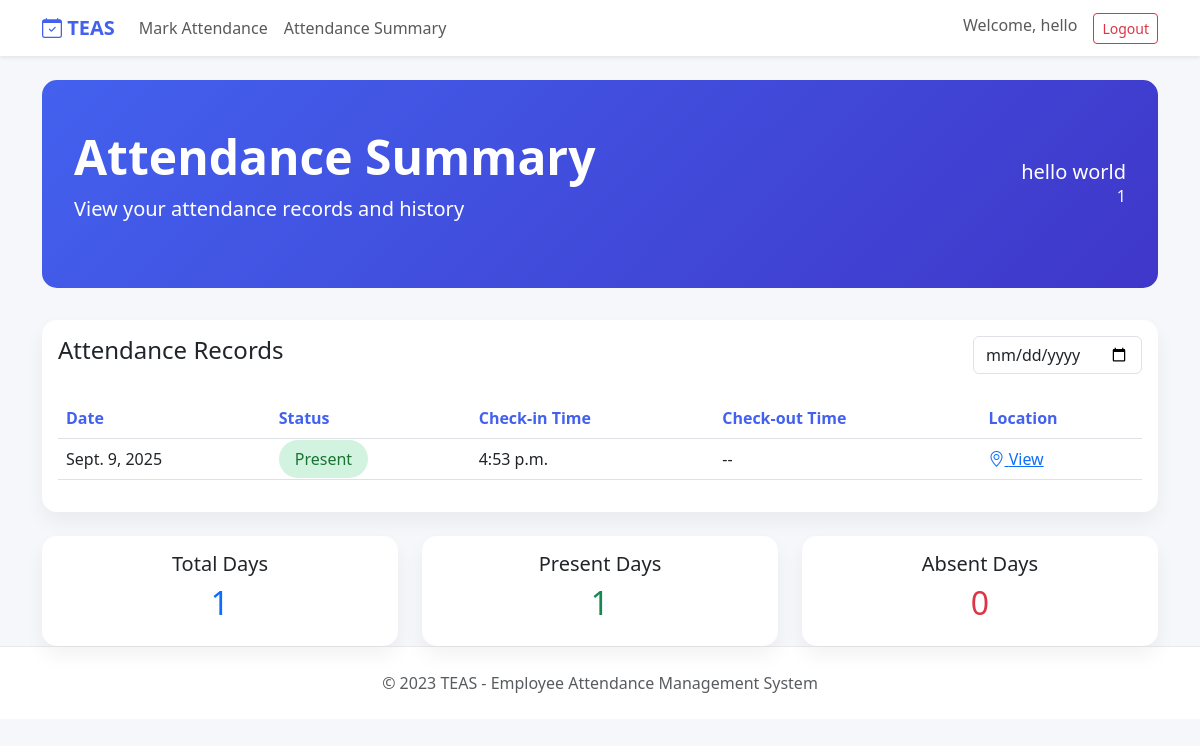
/attendance-summary/ (signed in), run on the app's committed database.
### TEAS/models.py (models this page shows, shortened)
class Employee(models.Model):
    user = models.OneToOneField(User, on_delete=models.CASCADE)
    employee_id = models.CharField(max_length=20, unique=True)
    phone = models.CharField(max_length=15, blank=True, null=True)
    department = models.CharField(max_length=100, blank=True, null=True)
    position = models.CharField(max_length=100, blank=True, null=True)
    created_at = models.DateTimeField(auto_now_add=True)

class Attendance(models.Model):
    STATUS_CHOICES = [
        ("present", "Present"),
        ("absent", "Absent"),
        ("late", "Late"),
        ("leave", "Leave"),
    ]
    employee = models.ForeignKey(Employee, on_delete=models.CASCADE)
    date = models.DateField()
    status = models.CharField(max_length=10, choices=STATUS_CHOICES, default="present")
    check_in_time = models.TimeField(blank=True, null=True)
    check_out_time = models.TimeField(blank=True, null=True)
    latitude = models.DecimalField(
        max_digits=9,
        decimal_places=6,
        blank=True,
        null=True,
        validators=[MinValueValidator(-90), MaxValueValidator(90)],
    )
    longitude = models.DecimalField(
        max_digits=9,
        decimal_places=6,
        blank=True,
        null=True,
        validators=[MinValueValidator(-180), MaxValueValidator(180)],
    )
    created_at = models.DateTimeField(auto_now_add=True)
    updated_at = models.DateTimeField(auto_now=True)
    class Meta:
        unique_together = ("employee", "date")

### TEAS/views.py (the view)
# urls.py: path("attendance-summary/", views.attendance_summary, name="attendance_summary"),
@login_required
def attendance_summary(request):
    attendances = Attendance.objects.filter(employee__user=request.user).order_by(
        "-date"
    )
    total_days = attendances.count()
    present_days = attendances.filter(status="present").count()
    absent_days = attendances.filter(status="absent").count()
    context = {
        "attendances": attendances,
        "total_days": total_days,
        "present_days": present_days,
        "absent_days": absent_days,
    }
    return render(request, "TEAS/attendance_summary.html", context)

### templates/TEAS/attendance_summary.html
{% extends 'TEAS/base.html' %}
{% block content %}
<div class="hero-section">
    <div class="row align-items-center">
        <div class="col-md-8">
            <h1 class="display-5 fw-bold">Attendance Summary</h1>
            <p class="lead">View your attendance records and history</p>
        </div>
        <div class="col-md-4 text-end">
            <div class="h5 mb-0">{{ user.first_name }} {{ user.last_name }}</div>
            <div class="text-light">{{ user.employee.employee_id }}</div>
        </div>
    </div>
</div>
<div class="card">
    <div class="card-body">
        <div class="d-flex justify-content-between align-items-center mb-4">
            <h4 class="card-title">Attendance Records</h4>
            <div>
                <input type="date" class="form-control" id="filterDate">
            </div>
        </div>
        <div class="table-responsive">
            <table class="table table-hover attendance-table">
                <thead>
                    <tr>
                        <th>Date</th>
                        <th>Status</th>
                        <th>Check-in Time</th>
                        <th>Check-out Time</th>
                        <th>Location</th>
                    </tr>
                </thead>
                <tbody id="attendanceTableBody">
                    {% for attendance in attendances %}
                    <tr>
                        <td>{{ attendance.date }}</td>
                        <td>
                            <span class="status-badge status-{{ attendance.status }}">
                                {{ attendance.get_status_display }}
                            </span>
                        </td>
                        <td>{{ attendance.check_in_time|default:"--" }}</td>
                        <td>{{ attendance.check_out_time|default:"--" }}</td>
                        <td>
                            {% if attendance.latitude and attendance.longitude %}
                            <a href="https://www.google.com/maps?q={{ attendance.latitude }},{{ attendance.longitude }}" target="_blank">
                                <i class="bi bi-geo-alt"></i> View
                            </a>
                            {% else %}
                            --
                            {% endif %}
                        </td>
                    </tr>
                    {% empty %}
                    <tr>
                        <td colspan="5" class="text-center">No attendance records found</td>
                    </tr>
                    {% endfor %}
                </tbody>
            </table>
        </div>
    </div>
</div>
<div class="row mt-4">
    <div class="col-md-4">
        <div class="card">
            <div class="card-body text-center">
                <h5 class="card-title">Total Days</h5>
                <h2 class="text-primary">{{ total_days }}</h2>
            </div>
        </div>
    </div>
    <div class="col-md-4">
        <div class="card">
            <div class="card-body text-center">
                <h5 class="card-title">Present Days</h5>
                <h2 class="text-success">{{ present_days }}</h2>
            </div>
        </div>
    </div>
    <div class="col-md-4">
        <div class="card">
            <div class="card-body text-center">
                <h5 class="card-title">Absent Days</h5>
                <h2 class="text-danger">{{ absent_days }}</h2>
            </div>
        </div>
    </div>
</div>
{% endblock %}

### templates/TEAS/base.html (shortened to what this page needs)
<!DOCTYPE html>
<html lang="en">
<head>
    <link href="https://cdn.jsdelivr.net/npm/bootstrap@5.3.0/dist/css/bootstrap.min.css" rel="stylesheet">
    <link rel="stylesheet" href="https://cdn.jsdelivr.net/npm/bootstrap-icons@1.10.0/font/bootstrap-icons.css">
</head>
<body>
    <nav class="navbar navbar-expand-lg navbar-light bg-white shadow-sm">
        <div class="container">
            <a class="navbar-brand" href="#">
                <i class="bi bi-calendar-check"></i> TEAS
            </a>
            <div class="collapse navbar-collapse" id="navbarNav">
                <ul class="navbar-nav me-auto">
                    <li class="nav-item">
                        <a class="nav-link" href="/mark-attendance/">Mark Attendance</a>
                    </li>
                    <li class="nav-item">
                        <a class="nav-link" href="/attendance-summary/">Attendance Summary</a>
                    </li>
                </ul>
                <ul class="navbar-nav">
                    {% if user.is_authenticated %}
                    <li class="nav-item">
                        <span class="navbar-text me-3">Welcome, {{ user.first_name }}</span>
                    </li>
                    <li class="nav-item">
                        <a class="btn btn-outline-danger btn-sm" href="/logout/">Logout</a>
                    </li>
                    {% endif %}
                </ul>
            </div>
        </div>
    </nav>
    <div class="container mt-4">
        {% block content %}{% endblock %}
    </div>
    <footer class="footer mt-auto">
        <div class="container text-center">
            <span class="text-muted">© 2023 TEAS - Employee Attendance Management System</span>
        </div>
    </footer>
</body>
</html>

### templates/TEAS/base.html (style rules this page uses)
:root { --primary-color: #4361ee; --secondary-color: #3f37c9; --success-color: #4cc9f0; --light-bg: #f8f9fa; --dark-text: #212529; }
body { background-color: #f5f7fb; font-family: 'Segoe UI', Tahoma, Geneva, Verdana, sans-serif; }
.navbar-brand { font-weight: 700; color: var(--primary-color) !important; }
.card { border-radius: 15px; box-shadow: 0 10px 20px rgba(0,0,0,0.05); border: none; transition: transform 0.3s ease; }
.status-present { background-color: #d1f3e0; color: #1a7332; }
.hero-section { background: linear-gradient(135deg, var(--primary-color) 0%, var(--secondary-color) 100%); color: white; border-radius: 15px; padding: 3rem 2rem; margin-bottom: 2rem; }
.status-badge { padding: 0.5rem 1rem; border-radius: 20px; font-weight: 500; }
.footer { background-color: #ffffff; border-top: 1px solid #eaeaea; padding: 1.5rem 0; margin-top: 3rem; }
.attendance-table th { color: var(--primary-color); }

### data on the page
Attendance: date "Sept. 9, 2025", status "Present", check_in_time "4:53 p.m.", check_out_time "--"

### other printed values
{{ user.first_name }} "hello"
{{ user.last_name }} "world"
{{ user.employee.employee_id }} "1"
{{ total_days }} "1"
{{ present_days }} "1"
{{ absent_days }} "0"
